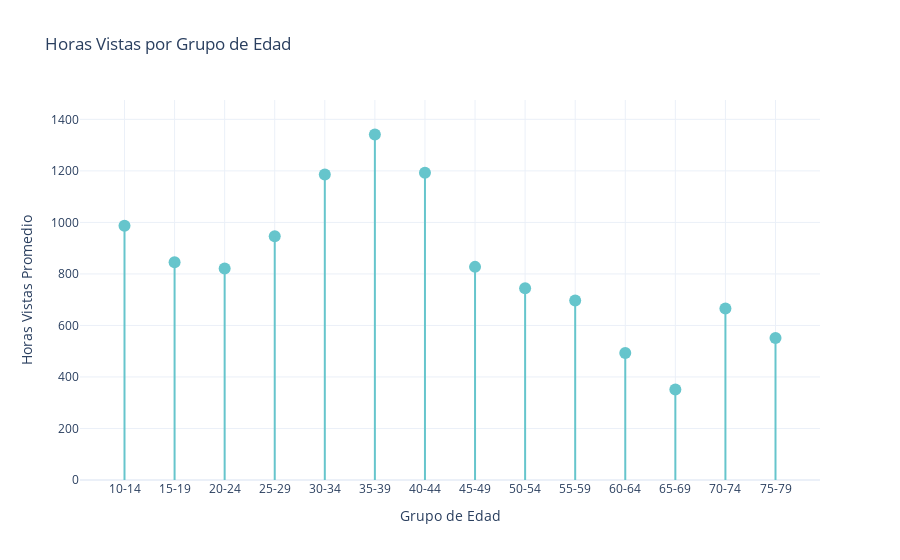

Notebook code cell kept with this figure:
### Code cell
avg_watched_time = df_users.groupby('age_group')['watched_time'].mean().reset_index()

# Crear gráfico de lollipop verdadero
fig = go.Figure()

# Añadir las líneas (los "palos" del lollipop)
for i in range(len(avg_watched_time)):
    fig.add_shape(
        type='line',
        x0=avg_watched_time['age_group'][i],
        y0=0,
        x1=avg_watched_time['age_group'][i],
        y1=avg_watched_time['watched_time'][i],
        line=dict(color='rgb(102, 197, 204)', width=2)
    )

# Añadir los puntos (los "dulces" del lollipop)
fig.add_trace(go.Scatter(
    x=avg_watched_time['age_group'],
    y=avg_watched_time['watched_time'],
    mode='markers',
    marker=dict(color='rgb(102, 197, 204)', size=12),
    name='Horas vistas'
))

# Personalizar el gráfico
fig.update_layout(
    title='Horas Vistas por Grupo de Edad',
    xaxis_title='Grupo de Edad',
    yaxis_title='Horas Vistas Promedio',
    showlegend=False,
    template='plotly_white',
    yaxis=dict(range=[0, avg_watched_time['watched_time'].max() * 1.1])  # Ajustar el rango del eje Y
)

fig.show()

### Figure 1 — Plotly figure (JSON) as saved in the notebook; plotly's stock layout.template omitted (floating-point values rounded to 4 significant figures)
{"data": [{"marker": {"color": "rgb(102, 197, 204)", "size": 12}, "mode": "markers", "name": "Horas vistas", "type": "scatter", "x": ["10-14", "15-19", "20-24", "25-29", "30-34", "35-39", "40-44", "45-49", "50-54", "55-59", "60-64", "65-69", "70-74", "75-79"], "y": [986.6, 845.4, 820.9, 946.1, 1186.0, 1341.0, 1192.0, 827.4, 744.2, 696.8, 493.1, 351.1, 665.4, 551.7]}], "layout": {"shapes": [{"line": {"color": "rgb(102, 197, 204)", "width": 2}, "type": "line", "x0": "10-14", "x1": "10-14", "y0": 0, "y1": 986.6}, {"line": {"color": "rgb(102, 197, 204)", "width": 2}, "type": "line", "x0": "15-19", "x1": "15-19", "y0": 0, "y1": 845.4}, {"line": {"color": "rgb(102, 197, 204)", "width": 2}, "type": "line", "x0": "20-24", "x1": "20-24", "y0": 0, "y1": 820.9}, {"line": {"color": "rgb(102, 197, 204)", "width": 2}, "type": "line", "x0": "25-29", "x1": "25-29", "y0": 0, "y1": 946.1}, {"line": {"color": "rgb(102, 197, 204)", "width": 2}, "type": "line", "x0": "30-34", "x1": "30-34", "y0": 0, "y1": 1186.0}, {"line": {"color": "rgb(102, 197, 204)", "width": 2}, "type": "line", "x0": "35-39", "x1": "35-39", "y0": 0, "y1": 1341.0}, {"line": {"color": "rgb(102, 197, 204)", "width": 2}, "type": "line", "x0": "40-44", "x1": "40-44", "y0": 0, "y1": 1192.0}, {"line": {"color": "rgb(102, 197, 204)", "width": 2}, "type": "line", "x0": "45-49", "x1": "45-49", "y0": 0, "y1": 827.4}, {"line": {"color": "rgb(102, 197, 204)", "width": 2}, "type": "line", "x0": "50-54", "x1": "50-54", "y0": 0, "y1": 744.2}, {"line": {"color": "rgb(102, 197, 204)", "width": 2}, "type": "line", "x0": "55-59", "x1": "55-59", "y0": 0, "y1": 696.8}, {"line": {"color": "rgb(102, 197, 204)", "width": 2}, "type": "line", "x0": "60-64", "x1": "60-64", "y0": 0, "y1": 493.1}, {"line": {"color": "rgb(102, 197, 204)", "width": 2}, "type": "line", "x0": "65-69", "x1": "65-69", "y0": 0, "y1": 351.1}, {"line": {"color": "rgb(102, 197, 204)", "width": 2}, "type": "line", "x0": "70-74", "x1": "70-74", "y0": 0, "y1": 665.4}, {"line": {"color": "rgb(102, 197, 204)", "width": 2}, "type": "line", "x0": "75-79", "x1": "75-79", "y0": 0, "y1": 551.7}], "showlegend": false, "title": {"text": "Horas Vistas por Grupo de Edad"}, "xaxis": {"title": {"text": "Grupo de Edad"}}, "yaxis": {"range": [0, 1475.0], "title": {"text": "Horas Vistas Promedio"}}}}
